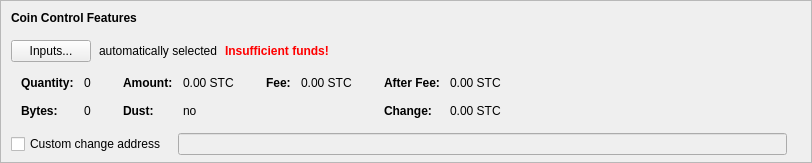
    <widget class="QFrame" name="frameCoinControl">
     <property name="sizePolicy">
      <sizepolicy hsizetype="Expanding" vsizetype="Expanding">
       <horstretch>0</horstretch>
       <verstretch>0</verstretch>
      </sizepolicy>
     </property>
     <property name="maximumSize">
      <size>
       <width>16777215</width>
       <height>16777215</height>
      </size>
     </property>
     <property name="frameShape">
      <enum>QFrame::StyledPanel</enum>
     </property>
     <property name="frameShadow">
      <enum>QFrame::Sunken</enum>
     </property>
     <layout class="QVBoxLayout" name="verticalLayoutCoinControl2">
      <property name="spacing">
       <number>0</number>
      </property>
      <property name="leftMargin">
       <number>0</number>
      </property>
      <property name="topMargin">
       <number>0</number>
      </property>
      <property name="rightMargin">
       <number>0</number>
      </property>
      <property name="bottomMargin">
       <number>6</number>
      </property>
      <item>
       <layout class="QVBoxLayout" name="verticalLayoutCoinControl" stretch="0,0,0,0,1">
        <property name="spacing">
         <number>0</number>
        </property>
        <property name="leftMargin">
         <number>10</number>
        </property>
        <property name="topMargin">
         <number>10</number>
        </property>
        <item>
         <layout class="QHBoxLayout" name="horizontalLayoutCoinControl1">
          <property name="bottomMargin">
           <number>15</number>
          </property>
          <item>
           <widget class="QLabel" name="labelCoinControlFeatures">
            <property name="sizePolicy">
             <sizepolicy hsizetype="Preferred" vsizetype="Maximum">
              <horstretch>0</horstretch>
              <verstretch>0</verstretch>
             </sizepolicy>
            </property>
            <property name="font">
             <font>
              <weight>75</weight>
              <bold>true</bold>
             </font>
            </property>
            <property name="styleSheet">
             <string notr="true">font-weight:bold;</string>
            </property>
            <property name="text">
             <string>Coin Control Features</string>
            </property>
           </widget>
          </item>
         </layout>
        </item>
        <item>
         <layout class="QHBoxLayout" name="horizontalLayoutCoinControl2" stretch="0,0,0,0">
          <property name="spacing">
           <number>8</number>
          </property>
          <property name="bottomMargin">
           <number>10</number>
          </property>
          <item>
           <widget class="QPushButton" name="pushButtonCoinControl">
            <property name="styleSheet">
             <string notr="true"/>
            </property>
            <property name="text">
             <string>Inputs...</string>
            </property>
            <property name="autoDefault">
             <bool>false</bool>
            </property>
           </widget>
          </item>
          <item>
           <widget class="QLabel" name="labelCoinControlAutomaticallySelected">
            <property name="text">
             <string>automatically selected</string>
            </property>
            <property name="margin">
             <number>5</number>
            </property>
           </widget>
          </item>
          <item>
           <widget class="QLabel" name="labelCoinControlInsuffFunds">
            <property name="font">
             <font>
              <weight>75</weight>
              <bold>true</bold>
             </font>
            </property>
            <property name="styleSheet">
             <string notr="true">color:red;font-weight:bold;</string>
            </property>
            <property name="text">
             <string>Insufficient funds!</string>
            </property>
            <property name="margin">
             <number>5</number>
            </property>
           </widget>
          </item>
          <item>
           <spacer name="horizontalSpacerCoinControl">
            <property name="orientation">
             <enum>Qt::Horizontal</enum>
            </property>
            <property name="sizeHint" stdset="0">
             <size>
              <width>40</width>
              <height>1</height>
             </size>
            </property>
           </spacer>
          </item>
         </layout>
        </item>
        <item>
         <widget class="QWidget" name="widgetCoinControl" native="true">
          <property name="sizePolicy">
           <sizepolicy hsizetype="Preferred" vsizetype="Preferred">
            <horstretch>0</horstretch>
            <verstretch>0</verstretch>
           </sizepolicy>
          </property>
          <property name="minimumSize">
           <size>
            <width>0</width>
            <height>0</height>
           </size>
          </property>
          <property name="styleSheet">
           <string notr="true"/>
          </property>
          <layout class="QHBoxLayout" name="horizontalLayoutCoinControl5">
           <property name="leftMargin">
            <number>0</number>
           </property>
           <property name="topMargin">
            <number>0</number>
           </property>
           <property name="rightMargin">
            <number>0</number>
           </property>
           <property name="bottomMargin">
            <number>0</number>
           </property>
           <item>
            <layout class="QHBoxLayout" name="horizontalLayoutCoinControl3" stretch="0,0,0,1">
             <property name="spacing">
              <number>20</number>
             </property>
             <property name="topMargin">
              <number>0</number>
             </property>
             <property name="bottomMargin">
              <number>10</number>
             </property>
             <item>
              <layout class="QFormLayout" name="formLayoutCoinControl1">
               <property name="horizontalSpacing">
                <number>10</number>
               </property>
               <property name="verticalSpacing">
                <number>14</number>
               </property>
               <property name="leftMargin">
                <number>10</number>
               </property>
               <property name="topMargin">
                <number>4</number>
               </property>
               <property name="rightMargin">
                <number>6</number>
               </property>
               <item row="0" column="0">
                <widget class="QLabel" name="labelCoinControlQuantityText">
                 <property name="font">
                  <font>
                   <weight>75</weight>
                   <bold>true</bold>
                  </font>
                 </property>
                 <property name="text">
                  <string>Quantity:</string>
                 </property>
                 <property name="margin">
                  <number>0</number>
                 </property>
                </widget>
               </item>
               <item row="0" column="1">
                <widget class="QLabel" name="labelCoinControlQuantity">
                 <property name="cursor">
                  <cursorShape>IBeamCursor</cursorShape>
                 </property>
                 <property name="contextMenuPolicy">
                  <enum>Qt::ActionsContextMenu</enum>
                 </property>
                 <property name="text">
                  <string notr="true">0</string>
                 </property>
                 <property name="margin">
                  <number>0</number>
                 </property>
                 <property name="textInteractionFlags">
                  <set>Qt::LinksAccessibleByMouse|Qt::TextSelectableByKeyboard|Qt::TextSelectableByMouse</set>
                 </property>
                </widget>
               </item>
               <item row="1" column="0">
                <widget class="QLabel" name="labelCoinControlBytesText">
                 <property name="font">
                  <font>
                   <weight>75</weight>
                   <bold>true</bold>
                  </font>
                 </property>
                 <property name="text">
                  <string>Bytes:</string>
                 </property>
                </widget>
               </item>
               <item row="1" column="1">
                <widget class="QLabel" name="labelCoinControlBytes">
                 <property name="cursor">
                  <cursorShape>IBeamCursor</cursorShape>
                 </property>
                 <property name="contextMenuPolicy">
                  <enum>Qt::ActionsContextMenu</enum>
                 </property>
                 <property name="text">
                  <string notr="true">0</string>
                 </property>
                 <property name="textInteractionFlags">
                  <set>Qt::LinksAccessibleByMouse|Qt::TextSelectableByKeyboard|Qt::TextSelectableByMouse</set>
                 </property>
                </widget>
               </item>
              </layout>
             </item>
             <item>
              <layout class="QFormLayout" name="formLayoutCoinControl2">
               <property name="horizontalSpacing">
                <number>10</number>
               </property>
               <property name="verticalSpacing">
                <number>14</number>
               </property>
               <property name="leftMargin">
                <number>6</number>
               </property>
               <property name="topMargin">
                <number>4</number>
               </property>
               <property name="rightMargin">
                <number>6</number>
               </property>
               <item row="0" column="0">
                <widget class="QLabel" name="labelCoinControlAmountText">
                 <property name="font">
                  <font>
                   <weight>75</weight>
                   <bold>true</bold>
                  </font>
                 </property>
                 <property name="text">
                  <string>Amount:</string>
                 </property>
                 <property name="margin">
                  <number>0</number>
                 </property>
                </widget>
               </item>
               <item row="0" column="1">
                <widget class="QLabel" name="labelCoinControlAmount">
                 <property name="cursor">
                  <cursorShape>IBeamCursor</cursorShape>
                 </property>
                 <property name="contextMenuPolicy">
                  <enum>Qt::ActionsContextMenu</enum>
                 </property>
                 <property name="text">
                  <string notr="true">0.00 STC</string>
                 </property>
                 <property name="textInteractionFlags">
                  <set>Qt::LinksAccessibleByMouse|Qt::TextSelectableByKeyboard|Qt::TextSelectableByMouse</set>
                 </property>
                </widget>
               </item>
               <item row="1" column="0">
                <widget class="QLabel" name="labelCoinControlLowOutputText">
                 <property name="font">
                  <font>
                   <weight>75</weight>
                   <bold>true</bold>
                  </font>
                 </property>
                 <property name="text">
                  <string>Dust:</string>
                 </property>
                </widget>
               </item>
               <item row="1" column="1">
                <widget class="QLabel" name="labelCoinControlLowOutput">
                 <property name="cursor">
                  <cursorShape>IBeamCursor</cursorShape>
                 </property>
                 <property name="contextMenuPolicy">
                  <enum>Qt::ActionsContextMenu</enum>
                 </property>
                 <property name="text">
                  <string notr="true">no</string>
                 </property>
                 <property name="textInteractionFlags">
                  <set>Qt::LinksAccessibleByMouse|Qt::TextSelectableByKeyboard|Qt::TextSelectableByMouse</set>
                 </property>
                </widget>
               </item>
              </layout>
             </item>
             <item>
              <layout class="QFormLayout" name="formLayoutCoinControl3">
               <property name="horizontalSpacing">
                <number>10</number>
               </property>
               <property name="verticalSpacing">
                <number>14</number>
               </property>
               <property name="leftMargin">
                <number>6</number>
               </property>
               <property name="topMargin">
                <number>4</number>
               </property>
               <property name="rightMargin">
                <number>6</number>
               </property>
               <item row="0" column="0">
                <widget class="QLabel" name="labelCoinControlFeeText">
                 <property name="font">
                  <font>
                   <weight>75</weight>
                   <bold>true</bold>
                  </font>
                 </property>
                 <property name="text">
                  <string>Fee:</string>
                 </property>
                 <property name="margin">
                  <number>0</number>
                 </property>
                </widget>
               </item>
               <item row="0" column="1">
                <widget class="QLabel" name="labelCoinControlFee">
                 <property name="cursor">
                  <cursorShape>IBeamCursor</cursorShape>
                 </property>
                 <property name="contextMenuPolicy">
                  <enum>Qt::ActionsContextMenu</enum>
                 </property>
                 <property name="text">
                  <string notr="true">0.00 STC</string>
                 </property>
                 <property name="textInteractionFlags">
                  <set>Qt::LinksAccessibleByMouse|Qt::TextSelectableByKeyboard|Qt::TextSelectableByMouse</set>
                 </property>
                </widget>
               </item>
              </layout>
             </item>
             <item>
              <layout class="QFormLayout" name="formLayoutCoinControl4">
               <property name="horizontalSpacing">
                <number>10</number>
               </property>
               <property name="verticalSpacing">
                <number>14</number>
               </property>
               <property name="leftMargin">
                <number>6</number>
               </property>
               <property name="topMargin">
                <number>4</number>
               </property>
               <property name="rightMargin">
                <number>6</number>
               </property>
               <item row="0" column="0">
                <widget class="QLabel" name="labelCoinControlAfterFeeText">
                 <property name="font">
                  <font>
                   <weight>75</weight>
                   <bold>true</bold>
                  </font>
                 </property>
                 <property name="text">
                  <string>After Fee:</string>
                 </property>
                 <property name="margin">
                  <number>0</number>
                 </property>
                </widget>
               </item>
               <item row="0" column="1">
                <widget class="QLabel" name="labelCoinControlAfterFee">
                 <property name="cursor">
                  <cursorShape>IBeamCursor</cursorShape>
                 </property>
                 <property name="contextMenuPolicy">
                  <enum>Qt::ActionsContextMenu</enum>
                 </property>
                 <property name="text">
                  <string notr="true">0.00 STC</string>
                 </property>
                 <property name="textInteractionFlags">
                  <set>Qt::LinksAccessibleByMouse|Qt::TextSelectableByKeyboard|Qt::TextSelectableByMouse</set>
                 </property>
                </widget>
               </item>
               <item row="1" column="0">
                <widget class="QLabel" name="labelCoinControlChangeText">
                 <property name="font">
                  <font>
                   <weight>75</weight>
                   <bold>true</bold>
                  </font>
                 </property>
                 <property name="text">
                  <string>Change:</string>
                 </property>
                </widget>
               </item>
               <item row="1" column="1">
                <widget class="QLabel" name="labelCoinControlChange">
                 <property name="cursor">
                  <cursorShape>IBeamCursor</cursorShape>
                 </property>
                 <property name="contextMenuPolicy">
                  <enum>Qt::ActionsContextMenu</enum>
                 </property>
                 <property name="text">
                  <string notr="true">0.00 STC</string>
                 </property>
                 <property name="textInteractionFlags">
                  <set>Qt::LinksAccessibleByMouse|Qt::TextSelectableByKeyboard|Qt::TextSelectableByMouse</set>
                 </property>
                </widget>
               </item>
              </layout>
             </item>
            </layout>
           </item>
          </layout>
         </widget>
        </item>
        <item>
         <layout class="QHBoxLayout" name="horizontalLayoutCoinControl4" stretch="0,0,0">
          <property name="spacing">
           <number>12</number>
          </property>
          <property name="sizeConstraint">
           <enum>QLayout::SetDefaultConstraint</enum>
          </property>
          <property name="topMargin">
           <number>5</number>
          </property>
          <property name="rightMargin">
           <number>5</number>
          </property>
          <item>
           <widget class="QCheckBox" name="checkBoxCoinControlChange">
            <property name="toolTip">
             <string>If this is activated, but the change address is empty or invalid, change will be sent to a newly generated address.</string>
            </property>
            <property name="text">
             <string>Custom change address</string>
            </property>
           </widget>
          </item>
          <item>
           <widget class="QValidatedLineEdit" name="lineEditCoinControlChange">
            <property name="enabled">
             <bool>false</bool>
            </property>
            <property name="sizePolicy">
             <sizepolicy hsizetype="Expanding" vsizetype="Fixed">
              <horstretch>0</horstretch>
              <verstretch>0</verstretch>
             </sizepolicy>
            </property>
           </widget>
          </item>
          <item>
           <widget class="QLabel" name="labelCoinControlChangeLabel">
            <property name="sizePolicy">
             <sizepolicy hsizetype="Preferred" vsizetype="Expanding">
              <horstretch>0</horstretch>
              <verstretch>0</verstretch>
             </sizepolicy>
            </property>
            <property name="minimumSize">
             <size>
              <width>0</width>
              <height>0</height>
             </size>
            </property>
            <property name="text">
             <string/>
            </property>
            <property name="margin">
             <number>3</number>
            </property>
           </widget>
          </item>
         </layout>
        </item>
        <item>
         <spacer name="verticalSpacerCoinControl">
          <property name="orientation">
           <enum>Qt::Vertical</enum>
          </property>
          <property name="sizeHint" stdset="0">
           <size>
            <width>800</width>
            <height>1</height>
           </size>
          </property>
         </spacer>
        </item>
       </layout>
      </item>
     </layout>
    </widget>
